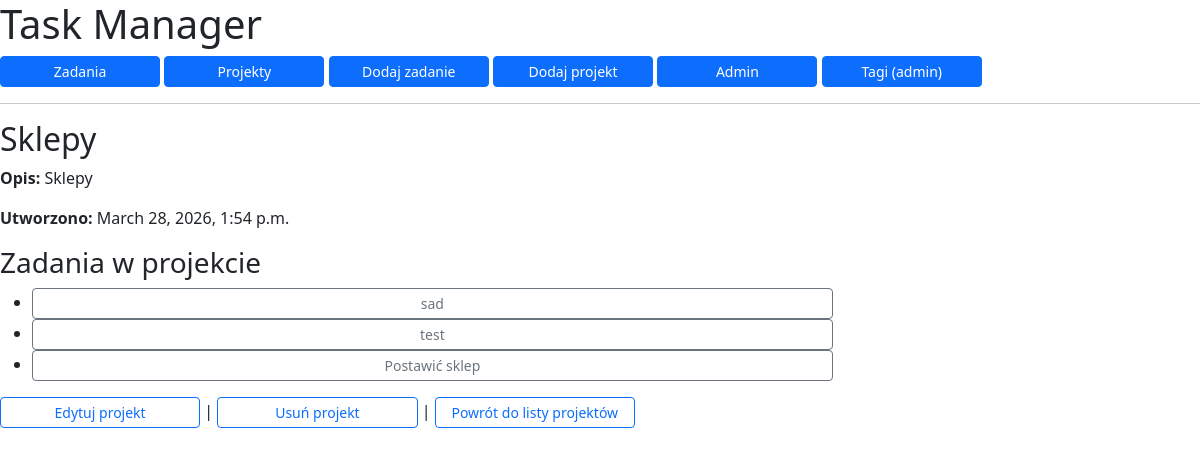
Screenshot of /project/2/ with the database file from the repository.
### todos/models.py (models this page shows, shortened)
class Project(models.Model):
    name = models.CharField(max_length=100)
    description = models.TextField(blank=True)
    created_at = models.DateTimeField(auto_now_add=True)
    class Meta:
        ordering = ["name"]

class Task(models.Model):
    class Status(models.TextChoices):
        TODO = "do zrobienia", "Do zrobienia"
        DOING = "w trakcie", "W trakcie"
        DONE = "zrobione", "Zrobione"
    project = models.ForeignKey(
        Project,
        on_delete=models.CASCADE,
        related_name="tasks",
    )
    title = models.CharField(max_length=100)
    description = models.TextField(blank=True)
    status = models.CharField(
        max_length=12,
        choices=Status.choices,
        default=Status.TODO,
    )
    due_date = models.DateField(blank=True, null=True)
    created_at = models.DateTimeField(auto_now_add=True)
    tags = models.ManyToManyField(
        Tag,
        blank=True,
        related_name="tasks",
    )
    class Meta:
        ordering = ["-created_at"]

### todos/views.py (the view)
# urls.py: path("project/<int:pk>/", ProjectDetailView.as_view(), name="project_detail"),
class ProjectDetailView(DetailView):
    model = Project
    context_object_name = "project"

### todos/templates/todos/project_detail.html
{% extends "base.html" %}
{% block content %}
<h2>{{ project.name }}</h2>
<p><strong>Opis:</strong> {{ project.description }}</p>
<p><strong>Utworzono:</strong> {{ project.created_at }}</p>
<h3>Zadania w projekcie</h3>
<ul>
    {% for task in project.tasks.all %}
        <li>
            <a href="{% url 'task_detail' task.pk %}" class="btn btn-outline-secondary btn-sm" style="width: 100ch;">
                {{ task.title }}
            </a>
        </li>
    {% empty %}
        <li>Brak zadań w tym projekcie.</li>
    {% endfor %}
</ul>
<p>
    <a href="{% url 'project_edit' project.pk %}" class="btn btn-outline-primary btn-sm" style="width: 25ch;">Edytuj projekt</a>
    |
    <a href="{% url 'project_delete' project.pk %}" class="btn btn-outline-primary btn-sm" style="width: 25ch;">Usuń projekt</a>
    |
    <a href="{% url 'project_list' %}" class="btn btn-outline-primary btn-sm" style="width: 25ch;">Powrót do listy projektów</a>
</p>
{% endblock %}

### rows the page displays
Project: name "Sklepy", description "Sklepy", created_at "March 28, 2026, 1:54 p.m."
Task: title "sad"
Task: title "test"
Task: title "Postawić sklep"
